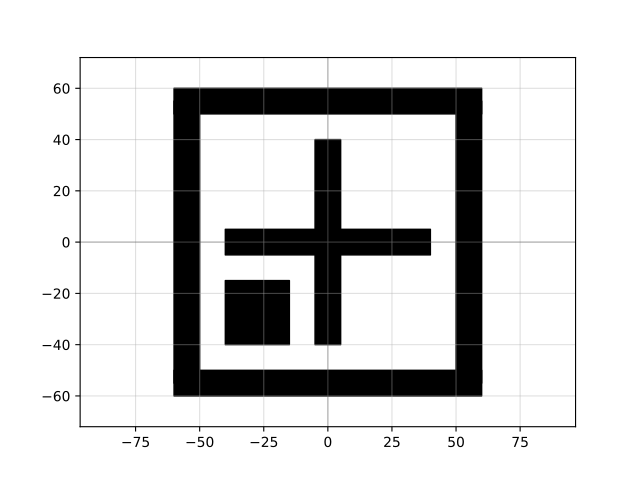

The script that drew this image:
import gdsfactory as gf

c = gf.components.align_wafer(width=10.0, spacing=10.0, cross_length=80.0, layer='WG', square_corner='bottom_left')
c.plot()
